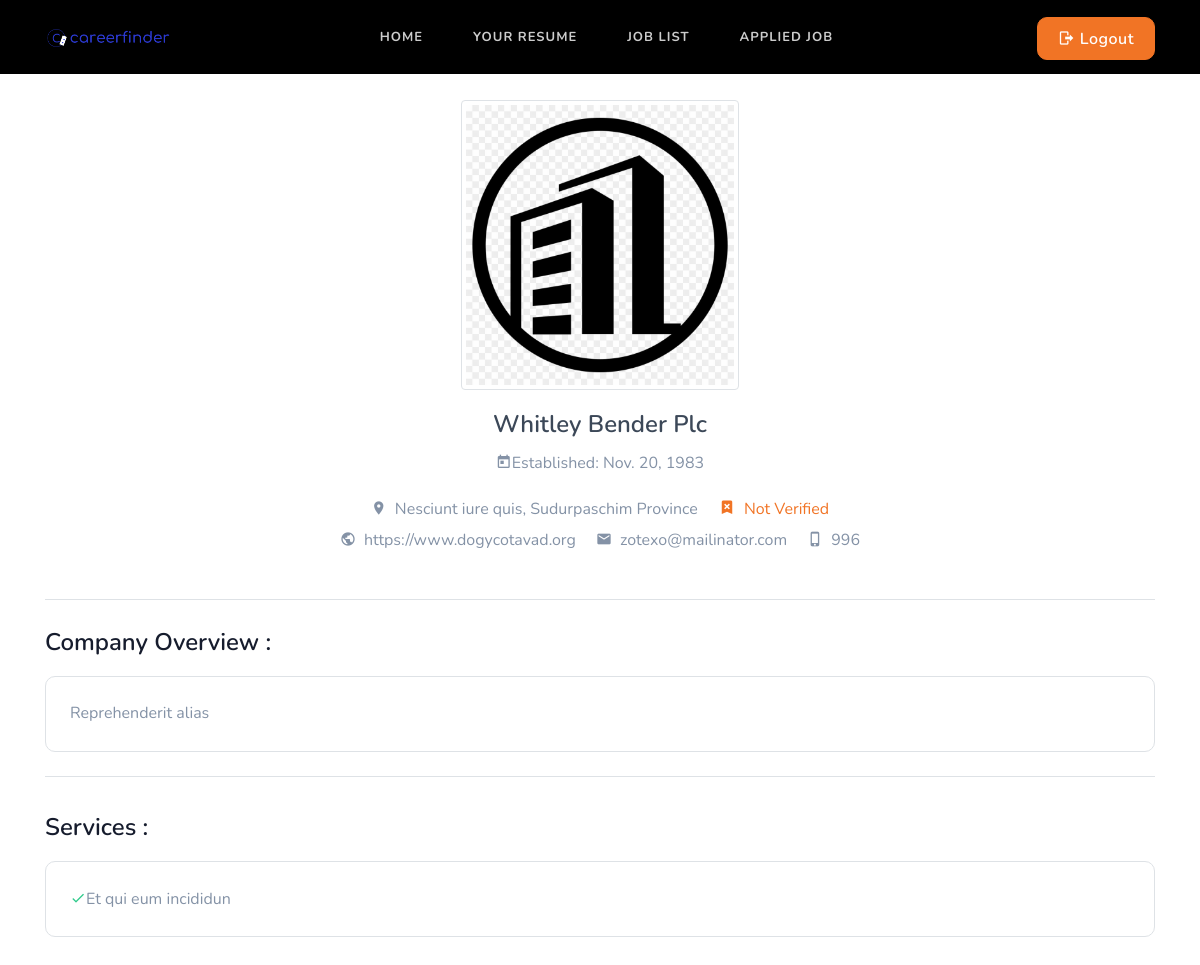
The page /company/details/2/ (signed in) on the database its author committed.
### company/models.py (models this page shows, shortened)
class Company(models.Model):
    user = models.OneToOneField(User, on_delete=models.CASCADE)
    name = models.CharField(max_length=100, null=True, blank=True)
    est_date = models.DateField(null=True, blank=True)
    city = models.CharField(max_length=100, null=True, blank=True)
    state = models.ForeignKey(State, on_delete=models.DO_NOTHING, blank=True, null=True)
    email = models.EmailField(unique=True, null=True, blank=True)
    number = models.IntegerField(null=True, blank=True)
    website_link = models.URLField(null=True, blank=True)
    services = models.TextField(null=True, blank=True)
    overview = models.TextField(blank=True, null=True)
    image = models.ImageField(
        upload_to="company_logo/%Y/%m/%d",
        blank=True,
        null=True,
    )
    is_verified = models.BooleanField(default=False)

class State(models.Model):
    name = models.CharField(max_length=255)
    def __str__(self):
        return self.name

### company/views.py (the view)
# urls.py: path('details/<int:pk>/', views.CompanyDetailView.as_view(), name='company-details')
class CompanyDetailView(DetailView):
    model = Company
    template_name = 'company/company_details.html'
    context_object_name = 'company'
    def get_context_data(self, **kwargs):
        context = super().get_context_data(**kwargs)
        user = self.request.user
        context['a_recruiter'] = user.is_authenticated and user.is_recruiter
        context["title"] = "Company Details"
        return context
    def get_object(self, queryset=None):
        try:
            return Company.objects.get(pk=self.kwargs['pk'])
        except Company.DoesNotExist:
            raise Http404("Company does not exist.")

### company/context_processors.py (called while the page is built)
def company_context(request):
    company = None
    if request.user.is_authenticated and request.user.has_company:
        company = Company.objects.filter(user=request.user).first()  # or however you link Company to the user
    return {'company': company}

### resume/context_processors.py (called while the page is built)
def resume_context(request):
    resume = None
    if request.user.is_authenticated and request.user.has_resume:
        resume = Resume.objects.filter(user=request.user).first()
    return {'resume': resume}

### templates/company/company_details.html (shortened to what this page needs)
{% extends 'base.html' %}
{% load static %}
{% block content %}
    <section class="section pt-0">
        <div class="container-fluid px-0">
            <div class="row">
                <div class="col-lg-12 text-center">
                    {% if company.image %}
                        <img src="{{ company.image.url }}" alt="" class="img-fluid img-thumbnail w-25 mx-md-auto d-block">
                    {% else %}
                        <img src="/static/images/default_company_logo.jpg" alt="Default Logo" class="img-fluid img-thumbnail w-25 mx-md-auto d-block">
                    {% endif %}
                    <h4 class="mt-3">
                        <a href="#" class="text-dark">{{ company.name }}</a>
                    </h4>
                    <ul class="list-inline mb-0 mt-0">
                        <li class="list-inline-item">
                            <p class="text-muted">
                                <i class="mdi mdi-calendar-today"></i>Established: {{ company.est_date }}
                            </p>
                        </li>
                    </ul>
                    <ul class="list-inline mb-0">
                        <li class="list-inline-item mr-3">
                            <p class="text-muted mb-0">
                                <i class="mdi mdi-map-marker mr-2"></i>{{ company.city }}, {{ company.state }}
                            </p>
                        </li>
                        <li class="list-inline-item">
                            {% if company.is_verified %}
                                <p class="text-success mb-0">
                                    <i class="mdi mdi-bookmark-check mdi-18px mr-2"></i>Verified
                                </p>
                            {% else %}
                                <p class="text-warning mb-0">
                                    <i class="mdi mdi-bookmark-remove mdi-18px mr-2"></i>Not Verified
                                </p>
                            {% endif %}
                        </li>
                    </ul>
                    <ul class="list-inline mb-0">
                        <li class="list-inline-item mr-3">
                            <p class="text-muted">
                                <i class="mdi mdi-earth mr-2"></i>{{ company.website_link }}
                            </p>
                        </li>
                        <li class="list-inline-item mr-3">
                            <p class="text-muted">
                                <i class="mdi mdi-email mr-2"></i>{{ company.email }}
                            </p>
                        </li>
                        <li class="list-inline-item">
                            <p class="text-muted">
                                <i class="mdi mdi-cellphone-iphone mr-2"></i>{{ company.number }}
                            </p>
                        </li>
                    </ul>
                </div>
            </div>
            <div class="row">
                <div class="col-lg-12 mt-3 pt-2">
                    <div class="border-top border-bottom pt-4 pb-4">
                        <h4>Company Overview :</h4>
                        <div class="rounded border p-4 mt-3">
                            <p class="text-muted mb-0">{{ company.overview }}</p>
                        </div>
                    </div>
                </div>
            </div>
            <div class="row">
                <div class="col-lg-12 mt-4 pt-2">
                    <h4>Services :</h4>
                    <div class="rounded border p-4 mt-3">
                        <p class="text-muted mb-0"><i class="mdi mdi-check text-success"></i>{{ company.services }}</p>
                    </div>
                </div>
            </div>
        </div>
    </section>
{% endblock content %}

### static/css/style.css (style rules this page uses)
.text-success { color: #2eca8b !important; }
.text-warning { color: #f17425 !important; }
.text-dark { color: #3c4858 !important; }
.text-muted { color: #8492a6 !important; }
.list-inline-item:not(:last-child) { margin-right: 5px; margin-bottom: 5px; }
.rounded { border-radius: 10px !important; }
body { font-family: "Nunito", sans-serif; overflow-x: hidden !important; font-size: 16px; color: #161c2d; }
h1, h2, h3, h4, h5, h6, .h1, .h2, .h3, .h4, .h5, .h6 { font-family: "Nunito", sans-serif; line-height: 1.5; font-weight: 600; }
a { text-decoration: none !important; }
p { line-height: 1.6; }
.section { padding: 100px 0; position: relative; }

### rows shown on the page
Company: name "Whitley Bender Plc", est_date "Nov. 20, 1983", city "Nesciunt iure quis", state "Sudurpaschim Province", website_link "https://www.dogycotavad.org", email "zotexo@mailinator.com", number "996", overview "Reprehenderit alias", services "Et qui eum incididun"
